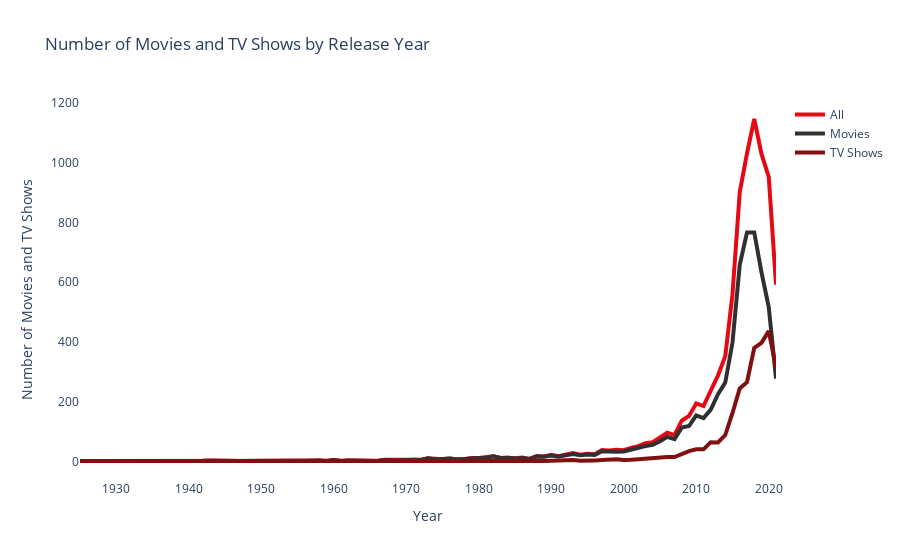

The code cell stored with this chart in its notebook:
### Markdown cell above
Almost 70% of the content is movies and 30% is TV Shows

### Code cell
#all added movies and tvshows by year
nf_r_all = nf['release_year'].value_counts().sort_index(ascending=False)

#yearly added movies by year, only movies in type
nf_r_movies = nf[nf['type'] == 'Movie']
nf_r_movies['release_year'].value_counts().sort_index(ascending=False)


#yearly added tv shows by year, only movies in type
nf_r_tv = nf[nf['type'] == 'TV Show']
nf_r_tv['release_year'].value_counts().sort_index(ascending=False)

#make graph by nf_r_all, nf_movies and nf_tv by line graph
fig = go.Figure()
fig.add_trace(go.Scatter(x=nf_r_all.index, y=nf_r_all.values, name='All', line=dict(color=netflix_palette[0], width=4)))
fig.add_trace(go.Scatter(x=nf_r_movies['release_year'].value_counts().sort_index(ascending=False).index, y=nf_r_movies['release_year'].value_counts().sort_index(ascending=False).values, name='Movies', line=dict(color=netflix_palette[1], width=4)))
fig.add_trace(go.Scatter(x=nf_r_tv['release_year'].value_counts().sort_index(ascending=False).index, y=nf_r_tv['release_year'].value_counts().sort_index(ascending=False).values, name='TV Shows', line=dict(color=netflix_palette[4], width=4)))
fig.update_layout(title_text='Number of Movies and TV Shows by Release Year')
fig.update_layout(plot_bgcolor='rgba(0,0,0,0)')
fig.update_xaxes(title_text='Year')
fig.update_yaxes(title_text='Number of Movies and TV Shows')
fig.show()

### Figure 1 — Plotly figure (JSON) as saved in the notebook; plotly's stock layout.template omitted (floating-point values rounded to 4 significant figures)
{"data": [{"line": {"color": "#E50914", "width": 4}, "name": "All", "type": "scatter", "x": [2021, 2020, 2019, 2018, 2017, 2016, 2015, 2014, 2013, 2012, 2011, 2010, 2009, 2008, 2007, 2006, 2005, 2004, 2003, 2002, 2001, 2000, 1999, 1998, 1997, 1996, 1995, 1994, 1993, 1992, 1991, 1990, 1989, 1988, 1987, 1986, 1985, 1984, 1983, 1982, 1981, 1980, 1979, 1978, 1977, 1976, 1975, 1974, 1973, 1972, 1971, 1970, 1969, 1968, 1967, 1966, 1965, 1964, 1963, 1962, 1961, 1960, 1959, 1958, 1956, 1955, 1954, 1947, 1946, 1945, 1944, 1943, 1942, 1925], "y": [592, 953, 1030, 1147, 1032, 902, 560, 352, 288, 237, 185, 194, 152, 136, 88, 96, 80, 64, 61, 51, 45, 37, 39, 36, 38, 24, 25, 22, 28, 23, 17, 22, 16, 18, 8, 13, 10, 12, 11, 17, 13, 11, 11, 7, 7, 9, 7, 7, 10, 5, 5, 2, 2, 3, 5, 1, 2, 2, 2, 3, 1, 4, 1, 3, 2, 3, 2, 1, 2, 4, 3, 3, 2, 1]}, {"line": {"color": "#303030", "width": 4}, "name": "Movies", "type": "scatter", "x": [2021, 2020, 2019, 2018, 2017, 2016, 2015, 2014, 2013, 2012, 2011, 2010, 2009, 2008, 2007, 2006, 2005, 2004, 2003, 2002, 2001, 2000, 1999, 1998, 1997, 1996, 1995, 1994, 1993, 1992, 1991, 1990, 1989, 1988, 1987, 1986, 1985, 1984, 1983, 1982, 1981, 1980, 1979, 1978, 1977, 1976, 1975, 1974, 1973, 1972, 1971, 1970, 1969, 1968, 1967, 1966, 1965, 1964, 1963, 1962, 1961, 1960, 1959, 1958, 1956, 1955, 1954, 1947, 1946, 1945, 1944, 1943, 1942], "y": [277, 517, 633, 767, 767, 658, 398, 264, 225, 173, 145, 154, 118, 113, 74, 82, 67, 55, 51, 44, 40, 33, 32, 32, 34, 21, 23, 20, 24, 20, 16, 19, 15, 16, 8, 11, 9, 12, 11, 17, 12, 11, 10, 7, 6, 9, 7, 6, 10, 4, 5, 2, 2, 3, 4, 1, 2, 2, 1, 3, 1, 4, 1, 3, 2, 3, 2, 1, 1, 3, 3, 3, 2]}, {"line": {"color": "#831010", "width": 4}, "name": "TV Shows", "type": "scatter", "x": [2021, 2020, 2019, 2018, 2017, 2016, 2015, 2014, 2013, 2012, 2011, 2010, 2009, 2008, 2007, 2006, 2005, 2004, 2003, 2002, 2001, 2000, 1999, 1998, 1997, 1996, 1995, 1994, 1993, 1992, 1991, 1990, 1989, 1988, 1986, 1985, 1981, 1979, 1977, 1974, 1972, 1967, 1963, 1946, 1945, 1925], "y": [315, 436, 397, 380, 265, 244, 162, 88, 63, 64, 40, 40, 34, 23, 14, 14, 13, 9, 10, 7, 5, 4, 7, 4, 4, 3, 2, 2, 4, 3, 1, 3, 1, 2, 2, 1, 1, 1, 1, 1, 1, 1, 1, 1, 1, 1]}], "layout": {"plot_bgcolor": "rgba(0,0,0,0)", "title": {"text": "Number of Movies and TV Shows by Release Year"}, "xaxis": {"title": {"text": "Year"}}, "yaxis": {"title": {"text": "Number of Movies and TV Shows"}}}}
